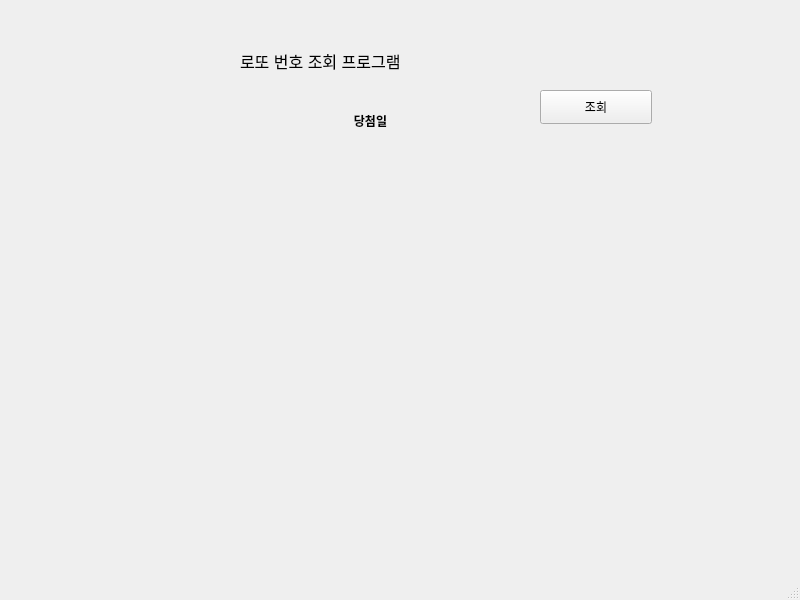
<?xml version="1.0" encoding="UTF-8"?>
<ui version="4.0">
 <class>MainWindow</class>
 <widget class="QMainWindow" name="MainWindow">
  <property name="geometry">
   <rect>
    <x>0</x>
    <y>0</y>
    <width>800</width>
    <height>600</height>
   </rect>
  </property>
  <property name="windowTitle">
   <string>MainWindow</string>
  </property>
  <widget class="QWidget" name="centralwidget">
   <widget class="QLabel" name="label">
    <property name="geometry">
     <rect>
      <x>240</x>
      <y>10</y>
      <width>281</width>
      <height>101</height>
     </rect>
    </property>
    <property name="font">
     <font>
      <pointsize>12</pointsize>
     </font>
    </property>
    <property name="text">
     <string>로또 번호 조회 프로그램</string>
    </property>
   </widget>
   <widget class="QLabel" name="date_label">
    <property name="geometry">
     <rect>
      <x>250</x>
      <y>90</y>
      <width>241</width>
      <height>61</height>
     </rect>
    </property>
    <property name="font">
     <font>
      <weight>75</weight>
      <bold>true</bold>
     </font>
    </property>
    <property name="text">
     <string>당첨일</string>
    </property>
    <property name="alignment">
     <set>Qt::AlignCenter</set>
    </property>
   </widget>
   <widget class="QLabel" name="num1">
    <property name="geometry">
     <rect>
      <x>60</x>
      <y>170</y>
      <width>91</width>
      <height>101</height>
     </rect>
    </property>
    <property name="text">
     <string/>
    </property>
   </widget>
   <widget class="QLabel" name="num2">
    <property name="geometry">
     <rect>
      <x>160</x>
      <y>170</y>
      <width>91</width>
      <height>101</height>
     </rect>
    </property>
    <property name="text">
     <string/>
    </property>
   </widget>
   <widget class="QLabel" name="num3">
    <property name="geometry">
     <rect>
      <x>260</x>
      <y>170</y>
      <width>91</width>
      <height>101</height>
     </rect>
    </property>
    <property name="text">
     <string/>
    </property>
   </widget>
   <widget class="QLabel" name="num4">
    <property name="geometry">
     <rect>
      <x>360</x>
      <y>170</y>
      <width>91</width>
      <height>101</height>
     </rect>
    </property>
    <property name="text">
     <string/>
    </property>
   </widget>
   <widget class="QLabel" name="num5">
    <property name="geometry">
     <rect>
      <x>460</x>
      <y>170</y>
      <width>91</width>
      <height>101</height>
     </rect>
    </property>
    <property name="text">
     <string/>
    </property>
   </widget>
   <widget class="QLabel" name="num6">
    <property name="geometry">
     <rect>
      <x>560</x>
      <y>170</y>
      <width>91</width>
      <height>101</height>
     </rect>
    </property>
    <property name="text">
     <string/>
    </property>
   </widget>
   <widget class="QLabel" name="num7">
    <property name="geometry">
     <rect>
      <x>700</x>
      <y>170</y>
      <width>91</width>
      <height>101</height>
     </rect>
    </property>
    <property name="text">
     <string/>
    </property>
   </widget>
   <widget class="QPushButton" name="pushButton">
    <property name="geometry">
     <rect>
      <x>540</x>
      <y>90</y>
      <width>112</width>
      <height>34</height>
     </rect>
    </property>
    <property name="text">
     <string>조회</string>
    </property>
   </widget>
  </widget>
  <widget class="QMenuBar" name="menubar">
   <property name="geometry">
    <rect>
     <x>0</x>
     <y>0</y>
     <width>800</width>
     <height>31</height>
    </rect>
   </property>
  </widget>
  <widget class="QStatusBar" name="statusbar"/>
 </widget>
 <resources/>
 <connections/>
</ui>
